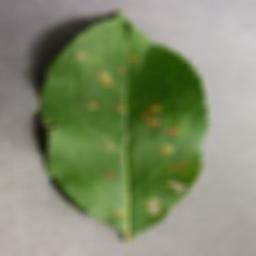
#> input picture sad.jpg, 256 x 256 px
$ python augmentation.py sad.jpg
#> lines starting #> are read from the running program, lines starting #| are printed output that depends on the picture

from PIL import Image, ImageFilter
import sys


def get_picture(path):
#> called with path = 'sad.jpg'
    try:
        return Image.open(path)
#> returned value is the input picture: PIL image 256x256 RGB; mean R, G, B 129.9, 140, 110
    except Exception:
        return None

def rotate(picture: Image.Image) -> Image.Image:
    copy = picture.copy()
    copy = copy.rotate(-22.5)
    return copy

def blur(picture: Image.Image) -> Image.Image:
    copy = picture.copy()
    copy = copy.filter(ImageFilter.BoxBlur(4))

    return copy

def scale(picture: Image.Image, scale=0.7)-> Image.Image:
    copy = picture.copy()
    old_size = copy.size
    new_size = (copy.size[0] * scale, copy.size[1] * scale)
    start = ((old_size[0] - new_size[0]) // 2, (old_size[1] - new_size[1]) // 2)
    copy = copy.crop((start[0], start[1], start[0] + new_size[0], start[1] + new_size[1]))
    copy = copy.resize(old_size)
    return copy

def contrast(picture: Image.Image, contrast_factor=1.5)-> Image.Image:
    copy = picture.copy()
    copy = copy.point(lambda x: (x - 127.5) * contrast_factor + 127.5)
    return copy

def shear(picture: Image.Image, shear_factor = 0.2) -> Image.Image:
    copy = picture.copy()
    copy = copy.transform((picture.width + int(picture.height * shear_factor) , picture.height + int(picture.height * shear_factor)),
                            Image.AFFINE, (1, -1 + 1 / (1 + shear_factor), 0, 0, 1 / (1 + shear_factor), 0))

    copy = copy.resize(picture.size)
    return copy


def main() -> None:
    if len(sys.argv) == 1:
        print("Format [augmentation.py]  [picture1] ... [pictureN] ")
        exit(1)
    pictures:list[Image.Image] = []
    for i in range(1, len(sys.argv)):
        picture = get_picture(sys.argv[i])
        if picture is None:
            print(f"Couldnt open {sys.argv[i]}")
            exit(1)
        pictures.append(picture)

    for pic in pictures:
        better_pictures = []
        better_pictures.append(rotate(pic))
        better_pictures.append(blur(pic))
        better_pictures.append(scale(pic))
        better_pictures.append(contrast(pic))
        better_pictures.append(shear(pic))
#> this loop made 1 pass
#> pass 1, in rotate, `copy = copy.rotate(-22.5)`:
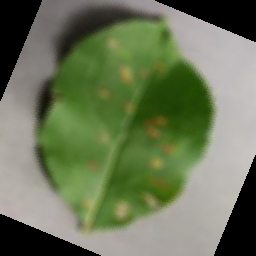
#> copy: PIL image 256x256 RGB; mean R, G, B 107.5, 118.3, 88.5
#> pass 1, in scale, `copy = copy.crop((start[0], start[1], start[0] + new_size[0], start[1]..`:
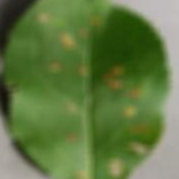
#> copy: PIL image 179x179 RGB; mean R, G, B 96.9, 120.5, 66.2

if __name__ == "__main__":
    main()
